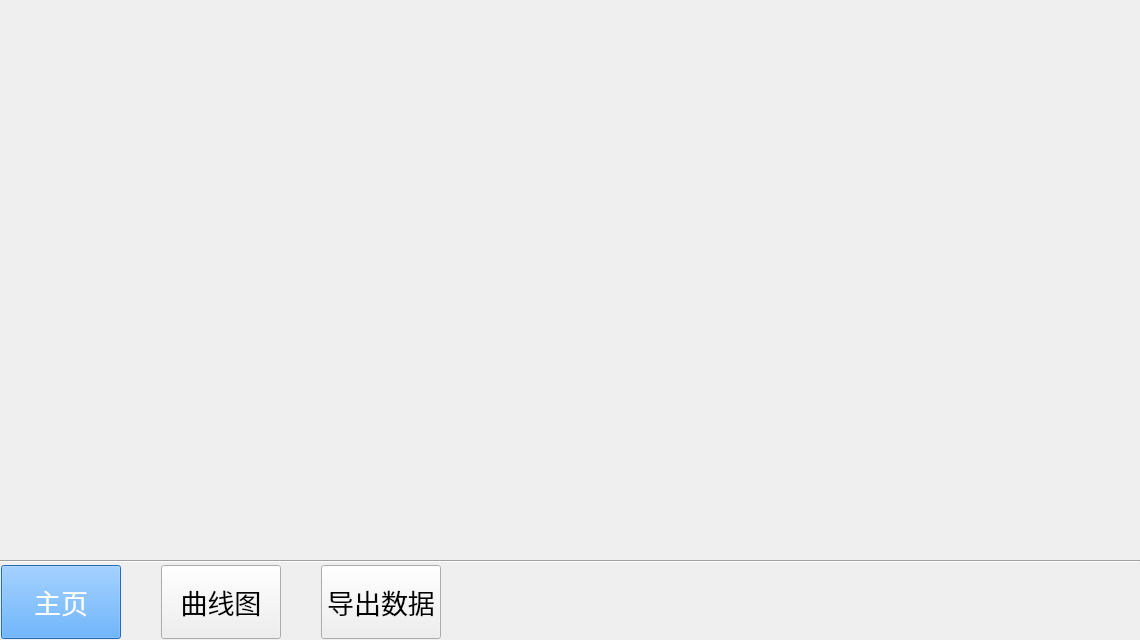
<?xml version="1.0" encoding="UTF-8"?>
<ui version="4.0">
 <class>MainWindow</class>
 <widget class="QWidget" name="MainWindow">
  <property name="geometry">
   <rect>
    <x>0</x>
    <y>0</y>
    <width>1140</width>
    <height>640</height>
   </rect>
  </property>
  <property name="windowTitle">
   <string>Form</string>
  </property>
  <widget class="QWidget" name="widget_NavigationBar" native="true">
   <property name="geometry">
    <rect>
     <x>0</x>
     <y>560</y>
     <width>1140</width>
     <height>80</height>
    </rect>
   </property>
   <widget class="QPushButton" name="btn_main">
    <property name="geometry">
     <rect>
      <x>1</x>
      <y>5</y>
      <width>120</width>
      <height>74</height>
     </rect>
    </property>
    <property name="styleSheet">
     <string notr="true">QPushButton{background-color:rgb(51, 153, 255); color: white;font-size: 20pt;}</string>
    </property>
    <property name="text">
     <string>主页</string>
    </property>
   </widget>
   <widget class="QPushButton" name="btn_draw">
    <property name="geometry">
     <rect>
      <x>161</x>
      <y>5</y>
      <width>120</width>
      <height>74</height>
     </rect>
    </property>
    <property name="styleSheet">
     <string notr="true">QPushButton{font-size: 20pt;}</string>
    </property>
    <property name="text">
     <string>曲线图</string>
    </property>
   </widget>
   <widget class="QPushButton" name="btn_export">
    <property name="geometry">
     <rect>
      <x>321</x>
      <y>5</y>
      <width>120</width>
      <height>74</height>
     </rect>
    </property>
    <property name="styleSheet">
     <string notr="true">QPushButton{font-size: 20pt;}</string>
    </property>
    <property name="text">
     <string>导出数据</string>
    </property>
   </widget>
   <widget class="Line" name="line">
    <property name="geometry">
     <rect>
      <x>0</x>
      <y>0</y>
      <width>1140</width>
      <height>3</height>
     </rect>
    </property>
    <property name="orientation">
     <enum>Qt::Horizontal</enum>
    </property>
   </widget>
  </widget>
  <widget class="QWidget" name="widget_main" native="true">
   <property name="geometry">
    <rect>
     <x>0</x>
     <y>0</y>
     <width>1140</width>
     <height>560</height>
    </rect>
   </property>
  </widget>
 </widget>
 <resources/>
 <connections/>
</ui>
